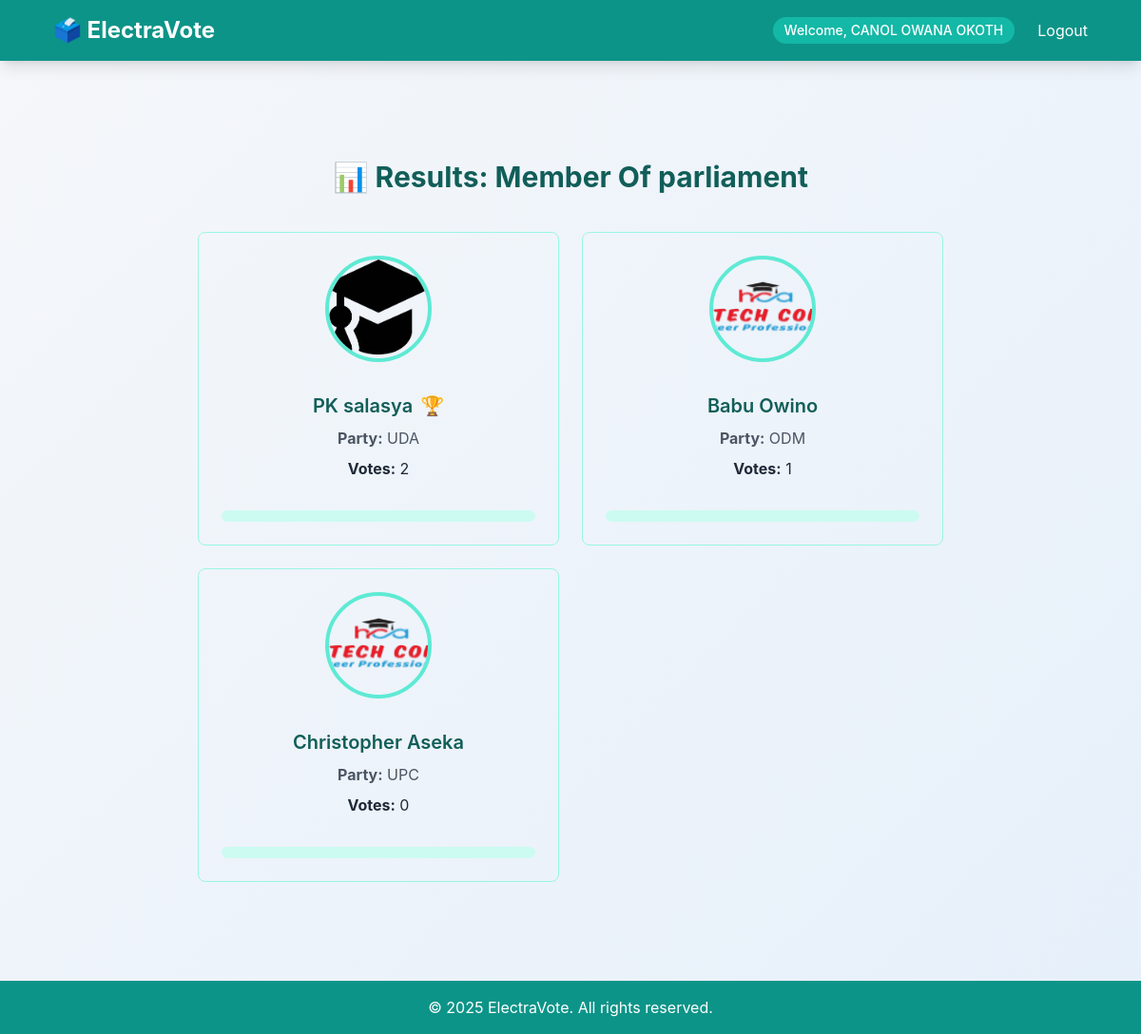
/results/2 (signed in), run on the app's committed database.
### models.py (models this page shows)
class User(db.Model, UserMixin):
    id = db.Column(db.Integer, primary_key=True)
    full_name = db.Column(db.String(100), nullable=False)
    email = db.Column(db.String(120), unique=True, nullable=False)
    national_id = db.Column(db.String(20), unique=True, nullable=False)
    password = db.Column(db.String(128), nullable=False)
    role = db.Column(db.String(10), default='voter')  # 'admin' or 'voter'

class Category(db.Model):
    id = db.Column(db.Integer, primary_key=True)
    name = db.Column(db.String(100), nullable=False)

class Aspirant(db.Model):
    id = db.Column(db.Integer, primary_key=True)
    full_name = db.Column(db.String(100), nullable=False)
    profile_picture = db.Column(db.String(200), nullable=True)
    political_party = db.Column(db.String(100), nullable=False)
    category_id = db.Column(db.Integer, db.ForeignKey('category.id'), nullable=False)
    category = db.relationship('Category', backref=db.backref('aspirants', lazy=True))

### app.py (the view)
@app.route('/results/<int:category_id>')
@login_required
def results(category_id):
    category = Category.query.get_or_404(category_id)
    results = get_results(category_id)
    return render_template('results.html', category=category, results=results)

### app.py (called while the page is built)
@login_manager.user_loader
def load_user(user_id):
    return User.query.get(int(user_id))

def get_results(category_id):
    aspirants = Aspirant.query.filter_by(category_id=category_id).all()
    results = []
    for aspirant in aspirants:
        vote_count = Vote.query.filter_by(aspirant_id=aspirant.id).count()
        results.append({
            'name': aspirant.full_name,
            'party': aspirant.political_party,
            'votes': vote_count,
            'profile_picture': aspirant.profile_picture
        })
    return results

### templates/results.html (shortened to what this page needs)
{% extends 'base.html' %}
{% block content %}
<div class="max-w-6xl mx-auto px-4 sm:px-6 lg:px-8 py-10">
    <h2 class="text-3xl font-bold text-center text-teal-800 mb-10">📊 Results: {{ category.name }}</h2>
    <div id="results" class="grid grid-cols-1 md:grid-cols-2 gap-6">
        {% set max_votes = results | max(attribute='votes') %}
        {% for result in results %}
            <div class="border border-teal-200 rounded-lg text-center transition duration-300 relative" data-name="{{ result.name }}">
                {% if result.profile_picture %}
                    <div class="pt-6">
                        <img src="{{ url_for('static', filename='uploads/profile_pics/' + result.profile_picture) }}"
                             alt="{{ result.name }}"
                             class="w-28 h-28 rounded-full mx-auto mb-4 object-cover border-4 border-teal-300">
                    </div>
                {% endif %}
                <div class="px-6 py-4">
                    <h4 class="text-xl font-semibold flex items-center justify-center gap-2 text-teal-800">
                        {{ result.name }}
                        {% if result.votes == max_votes.votes and result.votes > 0 %}
                            <span class="text-orange-500 animate-pulse">🏆</span>
                        {% endif %}
                    </h4>
                    <p class="text-gray-600 mt-2"><strong>Party:</strong> {{ result.party }}</p>
                    <p class="text-gray-800 mt-2"><strong>Votes:</strong> <span class="vote-count">{{ result.votes }}</span></p>
                </div>
                <div class="px-6 pb-6">
                    <div class="w-full bg-teal-100 rounded-full h-3 mt-4 overflow-hidden relative">
                    </div>
                </div>
            </div>
        {% endfor %}
    </div>
</div>
{% endblock %}

### templates/base.html (shortened to what this page needs)
<!DOCTYPE html>
<html lang="en" class="scroll-smooth">
<head>
    <script src="https://cdn.tailwindcss.com"></script>
</head>
<body class="text-gray-800 min-h-screen flex flex-col">
    <header class="bg-teal-600 text-white shadow-lg">
        <nav class="max-w-6xl mx-auto px-4 sm:px-6 lg:px-8 py-4 flex items-center justify-between">
            <a href="/" class="text-2xl font-bold flex items-center gap-2">
                🗳️ ElectraVote
            </a>
            <div class="hidden md:flex items-center space-x-6">
                {% if current_user.is_authenticated %}
                    <span class="text-sm font-medium bg-teal-500 px-3 py-1 rounded-full">Welcome, {{ current_user.full_name }}</span>
                    <a href="{{ url_for('logout') }}" class="nav-link text-white hover:text-orange-400">Logout</a>
                {% else %}
                    <a href="{{ url_for('register') }}" class="nav-link text-white hover:text-orange-400">Register</a>
                    <a href="{{ url_for('login') }}" class="nav-link text-white hover:text-orange-400">Login</a>
                {% endif %}
            </div>
        </nav>
    </header>
    <main class="flex-1 py-10 px-4 sm:px-6 lg:px-8">
        <div class="max-w-4xl mx-auto">
            <div class="p-6">
                {% block content %}{% endblock %}
            </div>
        </div>
    </main>
    <footer class="bg-teal-600 text-white py-4">
        <div class="max-w-6xl mx-auto px-4 sm:px-6 lg:px-8 text-center">
            <p>© 2025 ElectraVote. All rights reserved.</p>
        </div>
    </footer>
</body>
</html>

### templates/base.html (style rules this page uses)
body { background: linear-gradient(135deg, #f5f7fa 0%, #e6f0fa 100%); font-family: 'Inter', sans-serif; }
.nav-link { position: relative; transition: color 0.3s ease; }
.nav-link::after { content: ''; position: absolute; width: 0; height: 2px; bottom: -4px; left: 0; background-color: #f97316; transition: width 0.3s ease; }

### data on the page
User: full_name "CANOL OWANA OKOTH"
Category: name "Member Of parliament"
Aspirant: profile_picture (picture), name "PK salasya", party "UDA", votes "2"
Aspirant: profile_picture (picture), name "Babu Owino", party "ODM", votes "1"
Aspirant: profile_picture (picture), name "Christopher Aseka", party "UPC", votes "0"
